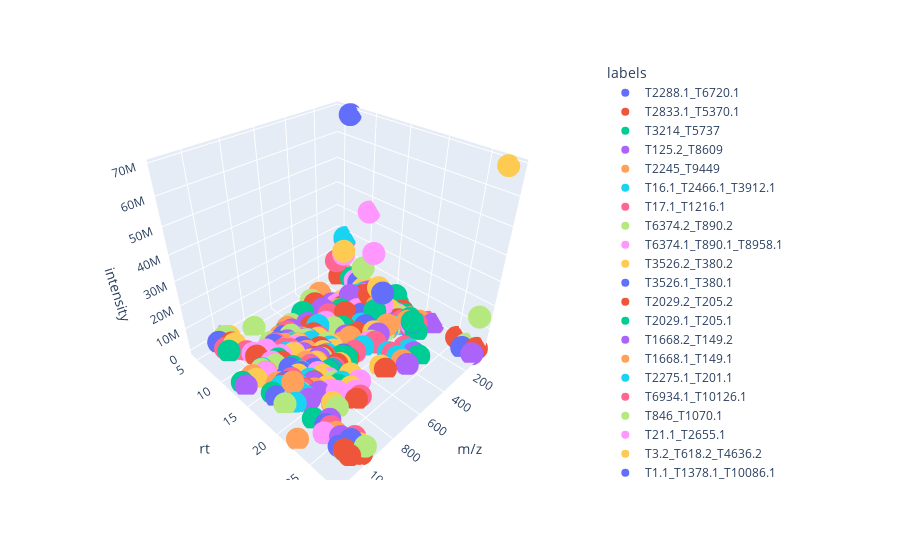

Notebook code for this chart:
### Code cell
df = plot_features_3D(feature_map, plottype="scatter")
